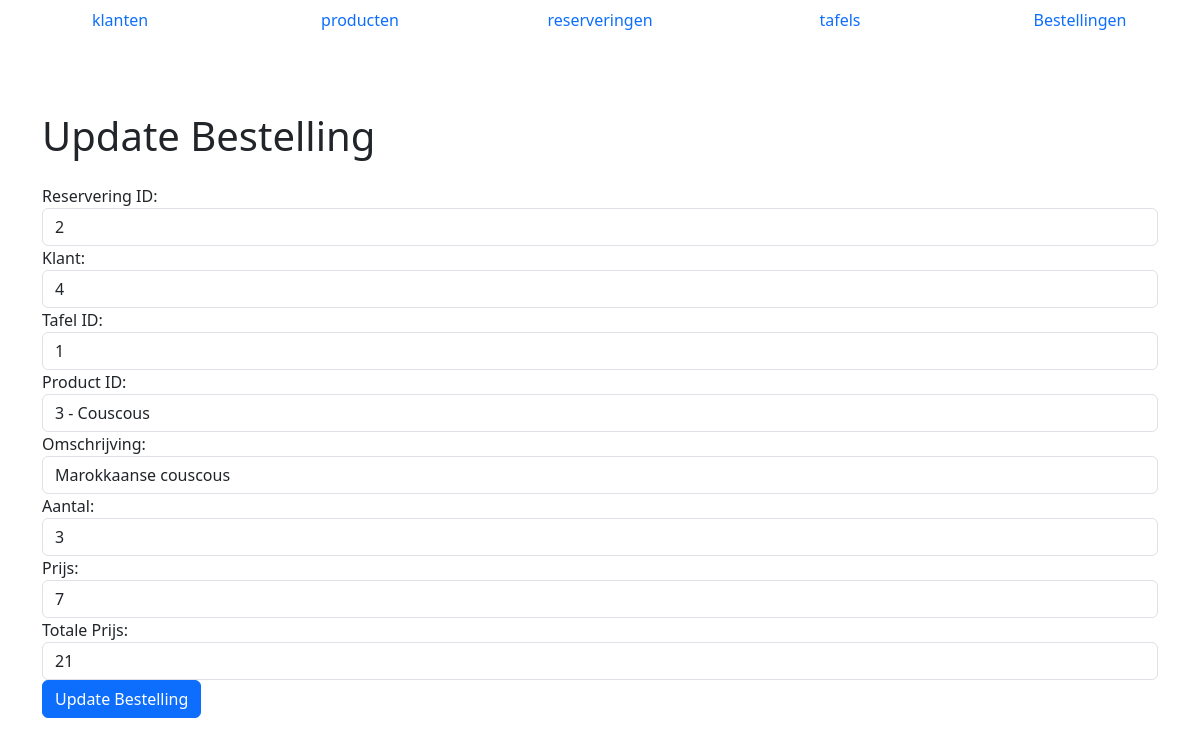
Screenshot of /rekening/update_rekening.php?bestelling_id=24 with the database file from the repository.
### tables this page shows
CREATE TABLE `bestelling` (
  `bestelling_id` int(11) NOT NULL,
  `ReserveringID` int(11) NOT NULL,
  `klant_id` int(11) NOT NULL,
  `tafel_id` int(11) NOT NULL,
  `product_id` int(11) NOT NULL,
  `omschrijving` varchar(255) NOT NULL,
  `datum` date NOT NULL,
  `tijd` time NOT NULL,
  `aantal` int(11) NOT NULL,
  `Prijs` decimal(10,0) NOT NULL,
  `totaal_prijs` decimal(10,0) NOT NULL
);

CREATE TABLE `reservering` (
  `ReserveringID` int(11) NOT NULL,
  `Tafel` int(11) DEFAULT NULL,
  `klantId` int(11) DEFAULT NULL,
  `start-reservering` timestamp NOT NULL DEFAULT current_timestamp(),
  `einde-reservering` timestamp NOT NULL DEFAULT current_timestamp()
);

CREATE TABLE `product` (
  `productid` int(11) NOT NULL,
  `product` varchar(255) NOT NULL,
  `omschrijving` varchar(255) NOT NULL,
  `soort` varchar(255) NOT NULL,
  `prijs` decimal(10,0) NOT NULL
);

### db.php (called while the page is built, shortened)
<?php
class db
{
    private $dbh;
    public function __construct($db, $host = "localhost:3306", $user = "root", $pass = "")
    {
        try {
            $this->dbh = new PDO("mysql:host=$host;dbname=$db", $user, $pass);
            $this->dbh->setAttribute(PDO::ATTR_ERRMODE, PDO::ERRMODE_EXCEPTION);
        } catch (PDOException $e) {
            die("Connection failed: " . $e->getMessage());
        }
    }
    public function run($sql, $args = NULL)
    {
        $stmt = $this->dbh->prepare($sql);
        $stmt->execute($args);
        return $stmt;
    }
}
$mydb = new db("cascade");

### reservering/reservering.php (called while the page is built, shortened)
<?php
include_once('../db.php');
class Reservering
{
    protected $db;
    private $table = "reservering";
    public function __construct()
    {
        global $mydb;
        $this->db = $mydb;
    }
    public function selectAll()
    {
        $sql = "SELECT * FROM $this->table";
        $stmt = $this->db->run($sql);
        $result = $stmt->fetchAll(PDO::FETCH_ASSOC);
        return $result;
    }
}
?>

### rekening/rekening.php (called while the page is built, shortened)
<?php
include_once('../db.php');
class Rekening
{
    protected $db;
    private $table = "bestelling";
    public function __construct()
    {
        global $mydb;
        $this->db = $mydb;
    }
    public function get_rekening_by_id($bestelling_id)
    {
        $sql = "SELECT * FROM $this->table WHERE bestelling_id = ?";
        $result = $this->db->run($sql, [$bestelling_id]);
        return $result->fetch(PDO::FETCH_ASSOC);
    }
}

### product/product.php (called while the page is built, shortened)
<?php
include_once('../db.php');
class Product
{
    protected $db;
    private $table = "product";
    public function __construct()
    {
        global $mydb;
        $this->db = $mydb;
    }
    public function selectAll()
    {
        $sql = "SELECT * FROM $this->table";
        $stmt = $this->db->run($sql);
        $result = $stmt->fetchAll(PDO::FETCH_ASSOC);
        return $result;
    }
}

### rekening/update_rekening.php (the view, shortened to what this page needs)
<?php
include_once 'rekening.php';
include_once '../reservering/reservering.php';
include_once '../product/product.php';
$rekening = new Rekening();
$producten = new Product();
$reservering = new Reservering();
$rekening_id = $_GET['bestelling_id'];
$rekening_details = $rekening->get_rekening_by_id($rekening_id);
$product = $producten->selectAll();
$reserveringData = $reservering->selectAll();
?>
<!DOCTYPE html>
<html lang="en">
<head>
    <link href="https://cdn.jsdelivr.net/npm/bootstrap@5.3.3/dist/css/bootstrap.min.css" rel="stylesheet">
</head>
<body>
    <nav id="navbar"></nav> <br>
    <div class="container">
        <h1 class="mt-5 mb-4">Update Bestelling</h1>
        <form method="POST" action="">
            <div class="form-group">
                <label for="ReserveringID">Reservering ID:</label>
                <div class="input-group">
                    <select class="form-control" name="ReserveringID" id="ReserveringID">
                        <?php foreach ($reserveringData as $reserveringItem) : ?>
                            <option value="<?php echo $reserveringItem['ReserveringID']; ?>" <?php if ($reserveringItem['ReserveringID'] == $rekening_details['ReserveringID']) echo 'selected'; ?>><?php echo $reserveringItem['ReserveringID']; ?></option>
                        <?php endforeach; ?>
                    </select>
                </div>
            </div>
            <div class="form-group">
                <label for="klant_id">Klant:</label>
                <input type="text" class="form-control" name="klant_id" id="klant_id" value="<?php echo $rekening_details['klant_id']; ?>">
            </div>
            <div class="form-group">
                <label for="tafel_id">Tafel ID:</label>
                <input type="text" class="form-control" name="tafel_id" id="tafel_id" value="<?php echo $rekening_details['tafel_id']; ?>">
            </div>
            <div class="form-group">
                <label for="product_id">Product ID:</label>
                <div class="input-group">
                    <select class="form-control" name="product_id" id="product_id">
                        <?php foreach ($product as $productItem) : ?>
                            <option value="<?php echo $productItem['productid']; ?>" <?php if ($productItem['productid'] == $rekening_details['product_id']) echo 'selected'; ?>><?php echo $productItem['productid'] . ' - ' . $productItem['product']; ?></option>
                        <?php endforeach; ?>
                    </select>
                </div>
            </div>
            <div class="form-group">
                <label for="omschrijving">Omschrijving:</label>
                <input type="text" class="form-control" name="omschrijving" id="omschrijving" value="<?php echo $rekening_details['omschrijving']; ?>">
            </div>
            <div class="form-group">
                <label for="aantal">Aantal:</label>
                <input type="text" class="form-control" name="aantal" id="aantal" value="<?php echo $rekening_details['aantal']; ?>">
            </div>
            <div class="form-group">
                <label for="Prijs">Prijs:</label>
                <input type="text" class="form-control" name="Prijs" id="Prijs" value="<?php echo $rekening_details['Prijs']; ?>">
            </div>
            <div class="form-group">
                <label for="totaal_prijs">Totale Prijs:</label>
                <input type="text" class="form-control" name="totaal_prijs" id="totaal_prijs" value="<?php echo $rekening_details['totaal_prijs']; ?>">
            </div>
            <button type="submit" class="btn btn-primary">Update Bestelling</button>
        </form>
    </div>
</body>
</html>

### rows the page displays
bestelling: ReserveringID "2", klant_id "4", tafel_id "1", product_id "3 - Couscous", omschrijving "Marokkaanse couscous", aantal "3", Prijs "7", totaal_prijs "21"
